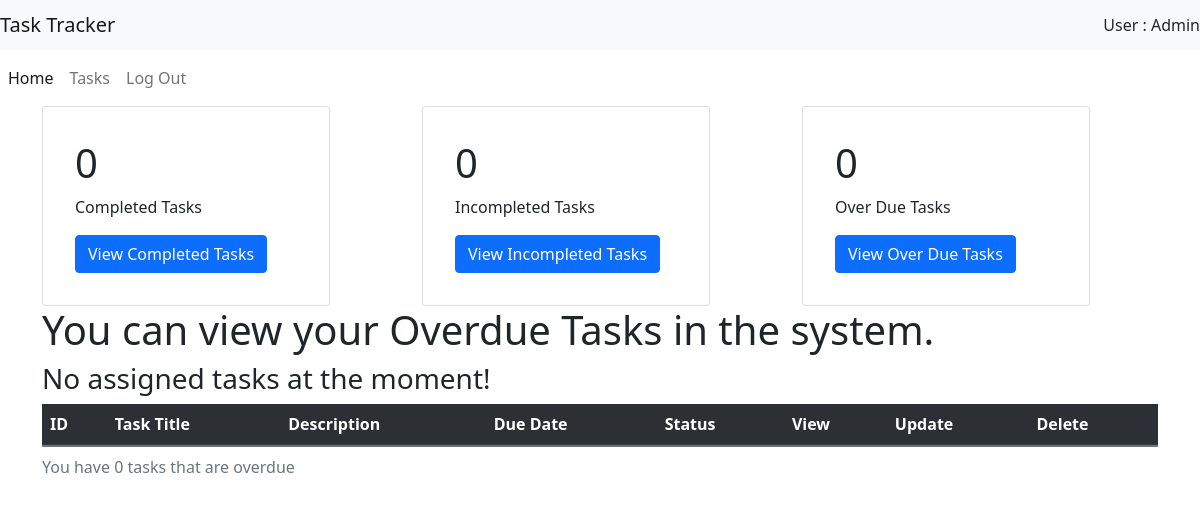
The page /pages/user/due.php (signed in) on the database as committed earlier.
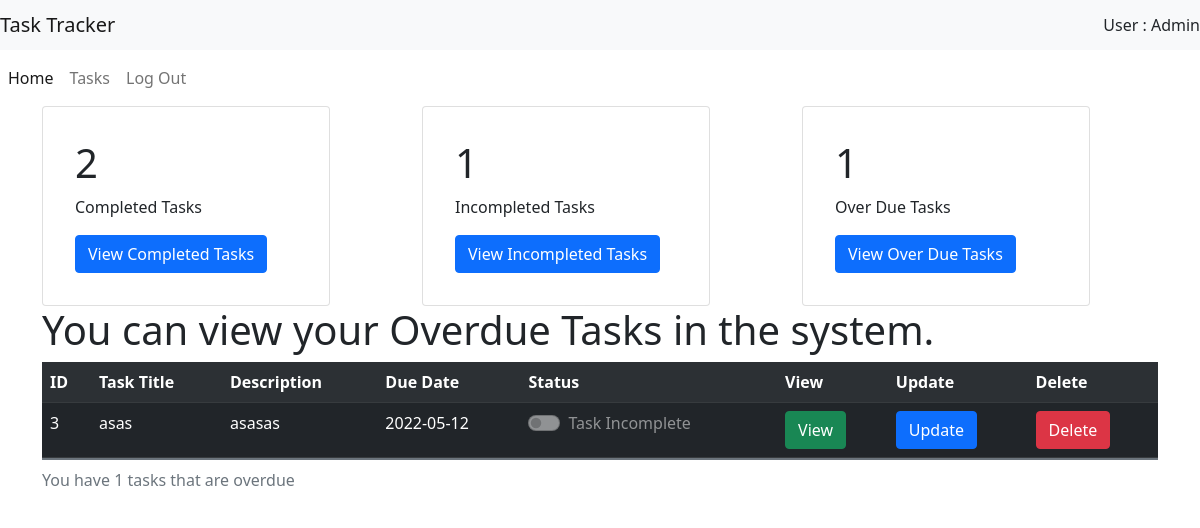
The same page on the database as committed later.
### tables this page shows
CREATE TABLE IF NOT EXISTS `task` (
  `id` int(11) NOT NULL AUTO_INCREMENT,
  `uid` int(11) NOT NULL,
  `title` varchar(50) NOT NULL,
  `description` varchar(150) NOT NULL,
  `due_date` date NOT NULL,
  `status` int(2) NOT NULL,
  `notify` int(11) NOT NULL,
  PRIMARY KEY (`id`),
  KEY `uid` (`uid`)
);

### pages/user/due.php (the view, shortened to what the changed rows need)
<?php
require_once '../connection.php';
$date1 = date("Y-m-d");
?>
<!DOCTYPE html>
<html>
<head>
    <link rel="stylesheet" type="text/css" media="screen" href="../../css/bootstrap.min.css" />
</head>
<body>
<div class="container">
    <div class="row">
        <div class="col">
            <div class="card p-3" style="width: 18rem;">
                <div class="card-body">
                    <?php
                    $ID = $_SESSION['uid'];
                    $query2  = "SELECT * FROM `task` where uid='$ID' AND status = 1;";
                    $ret2 = mysqli_query($link, $query2);
                    $num_results2 = mysqli_num_rows($ret2);
                    ?>
                    <h1 class="card-title"><?php echo $num_results2;?></h1>
                    <p class="card-text">Completed Tasks</p>
                    <a href="completedtasks.php" class="btn btn-primary">View Completed Tasks</a>
                </div>
            </div>
        </div>
        <div class="col">
            <div class="card p-3" style="width: 18rem;">
                <div class="card-body">
                    <?php
                    $ID = $_SESSION['uid'];
                    $query1  = "SELECT * FROM `task` where uid='$ID' AND status = 0 AND due_date >'$date1' OR due_date ='$date1';";
                    $ret1 = mysqli_query($link, $query1);
                    $num_results1 = mysqli_num_rows($ret1);
                    ?>
                    <h1 class="card-title"><?php echo $num_results1;?></h1>
                    <p class="card-text">Incompleted Tasks</p>
                    <a href="incomp.php" class="btn btn-primary">View Incompleted Tasks</a>
                </div>
            </div>
        </div>
        <div class="col">
            <div class="card p-3" style="width: 18rem;">
                <div class="card-body">
                    <?php
                    $ID = $_SESSION['uid'];
                    $query3  = "SELECT * FROM `task` where uid='$ID'  AND status = 0 AND due_date <'$date1';";
                    $ret3 = mysqli_query($link, $query3);
                    $num_results3 = mysqli_num_rows($ret3);
                    ?>
                    <h1 class="card-title"><?php echo $num_results3;?></h1>
                    <p class="card-text">Over Due Tasks</p>
                    <a href="due.php" class="btn btn-primary">View Over Due Tasks</a>
                </div>
            </div>
        </div>
    </div>
    <h1 class="display-7">You can view your Overdue Tasks in the system.</h1>
    <table class="table table-dark table-striped">
        <tr class="header">
            <th ><a >ID</a></th>
            <th ><a >Task Title</a></th>
            <th ><a >Description</a></th>
            <th ><a >Due Date</a></th>
            <th ><a >Status</a></th>
            <th " class="butten"><a >View</a></th>
            <th " class="butten"><a >Update</a></th>
            <th " class="butten"><a >Delete</a></th>
        </tr>
        <?php
        $ID = $_SESSION['uid'];
        $query  = "SELECT * FROM `task` where uid='$ID'  AND status = 0 AND due_date <'$date1';";
        $ret = mysqli_query($link, $query);
        $num_results = mysqli_num_rows($ret);
        for ($i = 0; $i < $num_results; $i++) {
            $row = mysqli_fetch_array ($ret);
            ?>
            <tr>
                <?php $id = $row["id"]; ?>
                <td class="myvalue"><?php echo $row["id"]; ?></td>
                <td><?php echo $row["title"]; ?></td>
                <td><?php echo $row["description"] ; ?></td>
                <td><?php echo $row["due_date"] ; ?></td>
                <td>
                    <?php if ($row["status"] == 0){ ?>
                        <div class="form-check form-switch">
                            <input class="form-check-input status" type="checkbox" value="1" role="switch" id="toggleBtn<?php $id ?>" disabled>
                            <label class="form-check-label" for="toggleBtn<?php $id ?>">Task Incomplete</label>
                        </div>
                    <?php } ?>
                </td>
                <td><a type="button" class="btn btn-success" href=" view.php?ID=<?php echo $row['id'] ;?> ">View</a></td>
                <td><a type="button" class="btn btn-primary" href=" update.php?ID=<?php echo $row['id'] ;?> ">Update</a></td>
                <td><a type="button" class="btn btn-danger" href="javascript:void(0)" onclick="return deleteContent('<?php echo $id; ?>');" >Delete</a></td>
            </tr>
        <?php }if ($num_results==0) { ?>
            <h3>No assigned tasks at the moment!</h3>
        <?php }
        echo "<caption>You have {$num_results} tasks that are overdue</caption>";
        ?>
    </table>
</div>
</body>
</html>

Rows that differ between the two databases and show on the page:
added task: id "3", title "asas", description "asasas", due_date "2022-05-12"
Other text that changed with them:
$num_results2: "0" → "2"
$num_results1: "0" → "1"
$num_results3: "0" → "1"
$num_results: "0" → "1"
text no longer shown: "No assigned tasks at the moment!"
